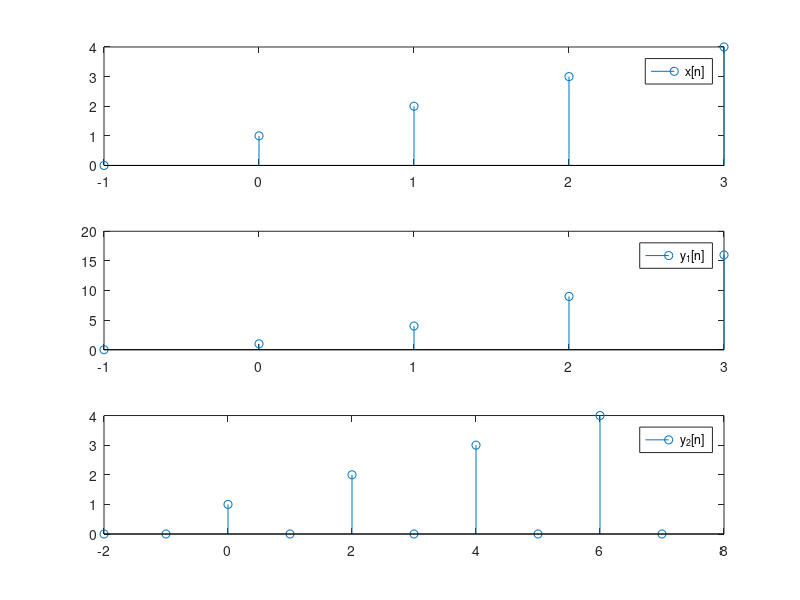

The MATLAB script that drew this image:
clc
clear
close all

subplot(311)
n = -1:3;
x = [0 1 2 3 4];
stem(n,x);%for discrite time


legend('x[n]')

subplot(312)
y = x.^2;
stem(n,y);
legend('y_1[n]')

subplot(313)
a = 1/2;
y = upsample(x,1/a)
stem(-2:7,y)
legend('y_2[n]')
